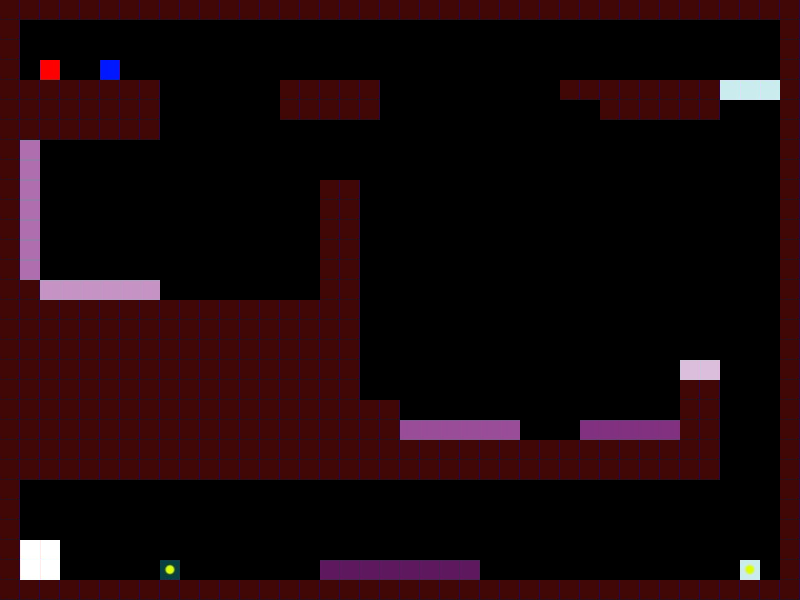

This is a level from a 2D game, rendered from its Tiled map with the project's own tilesets. A one-line summary and the complete map file follow:
An orthogonal 40x30 tile map with 20x20 px tiles, 1 tile layer (Tile Layer 1).

<map version="1.2" tiledversion="1.3.1" orientation="orthogonal" renderorder="right-down" compressionlevel="0" width="40" height="30" tilewidth="20" tileheight="20" infinite="0" nextlayerid="2" nextobjectid="1">
 <editorsettings>
  <export target="zack_level_1.csv" format="csv" />
 </editorsettings>
 <tileset firstgid="1" name="tile_map_36_36" tilewidth="20" tileheight="20" tilecount="42" columns="6">
  <image source="tile_map_36_36.jpg" width="120" height="140" />
 </tileset>
 <layer id="1" name="Tile Layer 1" width="40" height="30">
  <data encoding="csv">
1,1,1,1,1,1,1,1,1,1,1,1,1,1,1,1,1,1,1,1,1,1,1,1,1,1,1,1,1,1,1,1,1,1,1,1,1,1,1,1,
1,0,0,0,0,0,0,0,0,0,0,0,0,0,0,0,0,0,0,0,0,0,0,0,0,0,0,0,0,0,0,0,0,0,0,0,0,0,0,1,
1,0,0,0,0,0,0,0,0,0,0,0,0,0,0,0,0,0,0,0,0,0,0,0,0,0,0,0,0,0,0,0,0,0,0,0,0,0,0,1,
1,0,3,0,0,2,0,0,0,0,0,0,0,0,0,0,0,0,0,0,0,0,0,0,0,0,0,0,0,0,0,0,0,0,0,0,0,0,0,1,
1,1,1,1,1,1,1,1,0,0,0,0,0,0,1,1,1,1,1,0,0,0,0,0,0,0,0,0,1,1,1,1,1,1,1,1,17,17,17,1,
1,1,1,1,1,1,1,1,0,0,0,0,0,0,1,1,1,1,1,0,0,0,0,0,0,0,0,0,0,0,1,1,1,1,1,1,0,0,0,1,
1,1,1,1,1,1,1,1,0,0,0,0,0,0,0,0,0,0,0,0,0,0,0,0,0,0,0,0,0,0,0,0,0,0,0,0,0,0,0,1,
1,25,0,0,0,0,0,0,0,0,0,0,0,0,0,0,0,0,0,0,0,0,0,0,0,0,0,0,0,0,0,0,0,0,0,0,0,0,0,1,
1,25,0,0,0,0,0,0,0,0,0,0,0,0,0,0,0,0,0,0,0,0,0,0,0,0,0,0,0,0,0,0,0,0,0,0,0,0,0,1,
1,25,0,0,0,0,0,0,0,0,0,0,0,0,0,0,1,1,0,0,0,0,0,0,0,0,0,0,0,0,0,0,0,0,0,0,0,0,0,1,
1,25,0,0,0,0,0,0,0,0,0,0,0,0,0,0,1,1,0,0,0,0,0,0,0,0,0,0,0,0,0,0,0,0,0,0,0,0,0,1,
1,25,0,0,0,0,0,0,0,0,0,0,0,0,0,0,1,1,0,0,0,0,0,0,0,0,0,0,0,0,0,0,0,0,0,0,0,0,0,1,
1,25,0,0,0,0,0,0,0,0,0,0,0,0,0,0,1,1,0,0,0,0,0,0,0,0,0,0,0,0,0,0,0,0,0,0,0,0,0,1,
1,25,0,0,0,0,0,0,0,0,0,0,0,0,0,0,1,1,0,0,0,0,0,0,0,0,0,0,0,0,0,0,0,0,0,0,0,0,0,1,
1,1,24,24,24,24,24,24,0,0,0,0,0,0,0,0,1,1,0,0,0,0,0,0,0,0,0,0,0,0,0,0,0,0,0,0,0,0,0,1,
1,1,1,1,1,1,1,1,1,1,1,1,1,1,1,1,1,1,0,0,0,0,0,0,0,0,0,0,0,0,0,0,0,0,0,0,0,0,0,1,
1,1,1,1,1,1,1,1,1,1,1,1,1,1,1,1,1,1,0,0,0,0,0,0,0,0,0,0,0,0,0,0,0,0,0,0,0,0,0,1,
1,1,1,1,1,1,1,1,1,1,1,1,1,1,1,1,1,1,0,0,0,0,0,0,0,0,0,0,0,0,0,0,0,0,0,0,0,0,0,1,
1,1,1,1,1,1,1,1,1,1,1,1,1,1,1,1,1,1,0,0,0,0,0,0,0,0,0,0,0,0,0,0,0,0,23,23,0,0,0,1,
1,1,1,1,1,1,1,1,1,1,1,1,1,1,1,1,1,1,0,0,0,0,0,0,0,0,0,0,0,0,0,0,0,0,1,1,0,0,0,1,
1,1,1,1,1,1,1,1,1,1,1,1,1,1,1,1,1,1,1,1,0,0,0,0,0,0,0,0,0,0,0,0,0,0,1,1,0,0,0,1,
1,1,1,1,1,1,1,1,1,1,1,1,1,1,1,1,1,1,1,1,26,26,26,26,26,26,0,0,0,27,27,27,27,27,1,1,0,0,0,1,
1,1,1,1,1,1,1,1,1,1,1,1,1,1,1,1,1,1,1,1,1,1,1,1,1,1,1,1,1,1,1,1,1,1,1,1,0,0,0,1,
1,1,1,1,1,1,1,1,1,1,1,1,1,1,1,1,1,1,1,1,1,1,1,1,1,1,1,1,1,1,1,1,1,1,1,1,0,0,0,1,
1,0,0,0,0,0,0,0,0,0,0,0,0,0,0,0,0,0,0,0,0,0,0,0,0,0,0,0,0,0,0,0,0,0,0,0,0,0,0,1,
1,0,0,0,0,0,0,0,0,0,0,0,0,0,0,0,0,0,0,0,0,0,0,0,0,0,0,0,0,0,0,0,0,0,0,0,0,0,0,1,
1,0,0,0,0,0,0,0,0,0,0,0,0,0,0,0,0,0,0,0,0,0,0,0,0,0,0,0,0,0,0,0,0,0,0,0,0,0,0,1,
1,4,4,0,0,0,0,0,0,0,0,0,0,0,0,0,0,0,0,0,0,0,0,0,0,0,0,0,0,0,0,0,0,0,0,0,0,0,0,1,
1,4,4,0,0,0,0,0,10,0,0,0,0,0,0,0,28,28,28,28,28,28,28,28,0,0,0,0,0,0,0,0,0,0,0,0,0,5,0,1,
1,1,1,1,1,1,1,1,1,1,1,1,1,1,1,1,1,1,1,1,1,1,1,1,1,1,1,1,1,1,1,1,1,1,1,1,1,1,1,1
</data>
 </layer>
</map>
